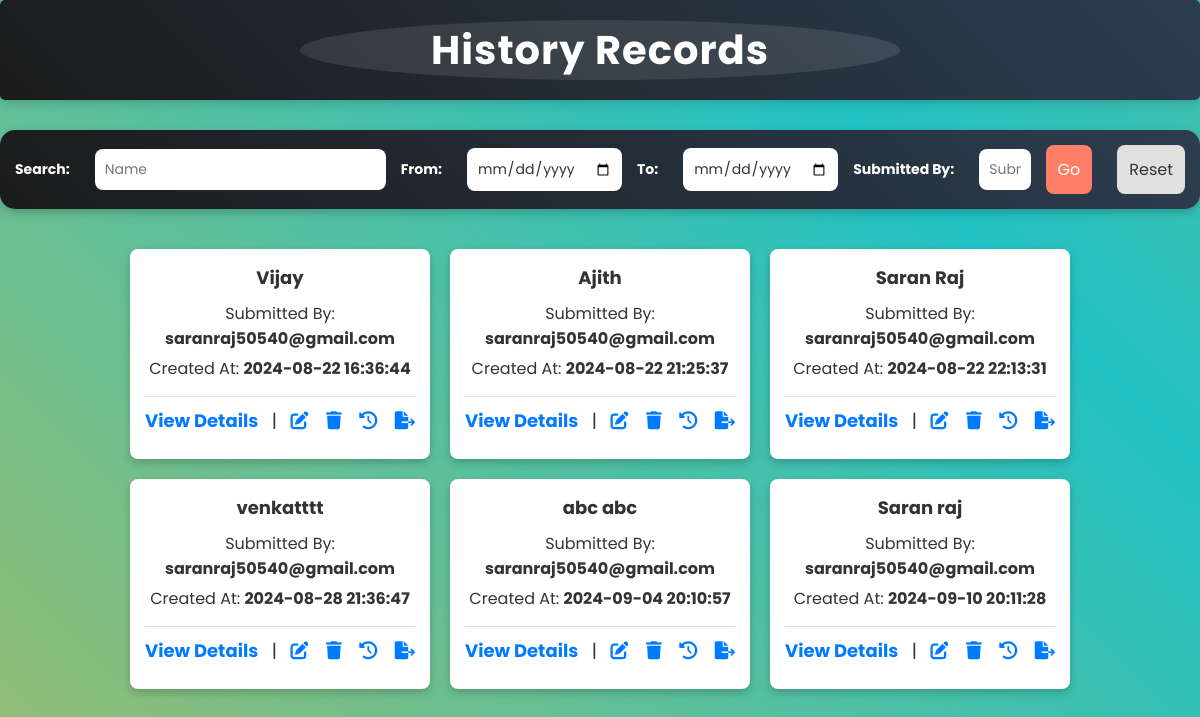
The page /history.php (signed in) on the database its author committed.
### tables this page shows
CREATE TABLE `paperworkdetails` (
  `id` int(11) NOT NULL,
  `cfirstname` varchar(100) DEFAULT NULL,
  `clastname` varchar(100) DEFAULT NULL,
  `ceipalid` varchar(100) DEFAULT NULL,
  `clinkedinurl` varchar(255) DEFAULT NULL,
  `cdob` date DEFAULT NULL,
  `cmobilenumber` varchar(15) DEFAULT NULL,
  `cemail` varchar(255) DEFAULT NULL,
  `clocation` varchar(255) DEFAULT NULL,
  `chomeaddress` varchar(255) DEFAULT NULL,
  `cssn` varchar(4) DEFAULT NULL,
  `cwork_authorization_status` varchar(50) DEFAULT NULL,
  `cv_validate_status` varchar(50) DEFAULT NULL,
  `ccertifications` varchar(255) DEFAULT NULL,
  `coverall_experience` varchar(50) DEFAULT NULL,
  `crecent_job_title` varchar(100) DEFAULT NULL,
  `ccandidate_source` varchar(50) DEFAULT NULL,
  `cresume_attached` varchar(3) DEFAULT NULL,
  `cphoto_id_attached` varchar(3) DEFAULT NULL,
  `cwa_attached` varchar(3) DEFAULT NULL,
  `cany_other_specify` varchar(255) DEFAULT NULL,
  `employer_own_corporation` varchar(3) DEFAULT NULL,
  `employer_corporation_name` varchar(100) DEFAULT NULL,
  `fed_id_number` varchar(100) DEFAULT NULL,
  `contact_person_name` varchar(100) DEFAULT NULL,
  `contact_person_designation` varchar(100) DEFAULT NULL,
  `contact_person_address` varchar(255) DEFAULT NULL,
  `contact_person_phone_number` varchar(15) DEFAULT NULL,
  `contact_person_extension_number` varchar(15) DEFAULT NULL,
  `contact_person_email_id` varchar(255) DEFAULT NULL,
  `benchsale_recruiter_name` varchar(100) DEFAULT NULL,
  `benchsale_recruiter_phone_number` varchar(15) DEFAULT NULL,
  `benchsale_recruiter_extension_number` varchar(15) DEFAULT NULL,
  `benchsale_recruiter_email_id` varchar(255) DEFAULT NULL,
  `website_link` varchar(255) DEFAULT NULL,
  `employer_linkedin_url` varchar(255) DEFAULT NULL,
  `employer_type` varchar(100) DEFAULT NULL,
  `employer_corporation_name1` varchar(100) DEFAULT NULL,
  `fed_id_number1` varchar(100) DEFAULT NULL,
  `contact_person_name1` varchar(100) DEFAULT NULL,
  `contact_person_designation1` varchar(100) DEFAULT NULL,
  `contact_person_address1` varchar(100) DEFAULT NULL,
  `contact_person_phone_number1` varchar(100) DEFAULT NULL,
  `contact_person_extension_number1` varchar(100) DEFAULT NULL,
  `contact_person_email_id1` varchar(100) DEFAULT NULL,
  `collaboration_collaborate` varchar(3) DEFAULT NULL,
  `delivery_manager` varchar(100) DEFAULT NULL,
  `delivery_account_lead` varchar(100) DEFAULT NULL,
  `team_lead` varchar(100) DEFAULT NULL,
  `associate_team_lead` varchar(100) DEFAULT NULL,
  `business_unit` varchar(100) DEFAULT NULL,
  `client_account_lead` varchar(100) DEFAULT NULL,
  `associate_director_delivery` varchar(100) DEFAULT NULL,
  `delivery_manager1` varchar(100) DEFAULT NULL,
  `delivery_account_lead1` varchar(100) DEFAULT NULL,
  `team_lead1` varchar(100) DEFAULT NULL,
  `associate_team_lead1` varchar(100) DEFAULT NULL,
  `recruiter_name` varchar(100) DEFAULT NULL,
  `recruiter_employee_id` varchar(15) DEFAULT NULL,
  `pt_support` varchar(100) DEFAULT NULL,
  `pt_ownership` varchar(100) DEFAULT NULL,
  `coe_non_coe` varchar(10) DEFAULT NULL,
  `geo` varchar(100) DEFAULT NULL,
  `entity` varchar(100) DEFAULT NULL,
  `client` varchar(100) DEFAULT NULL,
  `client_manager` varchar(100) DEFAULT NULL,
  `client_manager_email_id` varchar(255) DEFAULT NULL,
  `end_client` varchar(100) DEFAULT NULL,
  `business_track` varchar(100) DEFAULT NULL,
  `industry` varchar(100) DEFAULT NULL,
  `experience_in_expertise_role` varchar(100) DEFAULT NULL,
  `job_code` varchar(100) DEFAULT NULL,
  `job_title` varchar(100) DEFAULT NULL,
  `primary_skill` varchar(100) DEFAULT NULL,
  `secondary_skill` varchar(100) DEFAULT NULL,
  `term` varchar(3) DEFAULT NULL,
  `duration` varchar(100) DEFAULT NULL,
  `project_location` varchar(100) DEFAULT NULL,
  `start_date` date DEFAULT NULL,
  `end_date` date DEFAULT NULL,
  `payrate` varchar(100) DEFAULT NULL,
  `clientrate` varchar(100) DEFAULT NULL,
  `margin` varchar(100) DEFAULT NULL,
  `vendor_fee` varchar(100) DEFAULT NULL,
  `margin_deviation_approval` varchar(3) DEFAULT NULL,
  `margin_deviation_reason` varchar(255) DEFAULT NULL,
  `ratecard_adherence` varchar(3) DEFAULT NULL,
  `ratecard_deviation_reason` varchar(255) DEFAULT NULL,
  `ratecard_deviation_approved` varchar(3) DEFAULT NULL,
  `payment_term` varchar(100) DEFAULT NULL,
  `payment_term_approval` varchar(3) DEFAULT NULL,
  `payment_term_deviation_reason` varchar(255) DEFAULT NULL,
  `type` varchar(100) DEFAULT NULL,
  `created_at` timestamp NOT NULL DEFAULT current_timestamp(),
  `submittedby` varchar(200) NOT NULL
);

### history.php (the view, shortened to what this page needs)
<?php
include 'db.php';
$userEmail = $_SESSION['email'];
$search = isset($_GET['search']) ? $_GET['search'] : '';
$startDate = isset($_GET['start_date']) ? $_GET['start_date'] : '';
$endDate = isset($_GET['end_date']) ? $_GET['end_date'] : '';
$submittedBy = isset($_GET['submitted_by']) ? $_GET['submitted_by'] : '';
$sql = "SELECT id, cfirstname, clastname, created_at, submittedby FROM paperworkdetails WHERE 1";
if ($userEmail !== 'saranraj.s@vdartinc.com') {
    $sql .= " AND submittedby = ?";
}
$stmt = $conn->prepare($sql);
$bindTypes = $userEmail === 'saranraj.s@vdartinc.com' ? '' : 's';
$params = [];
if ($userEmail !== 'saranraj.s@vdartinc.com') {
    $params[] = $userEmail;
}
if (!empty($params)) {
    $stmt->bind_param($bindTypes, ...$params);
}
$stmt->execute();
$result = $stmt->get_result();
?>
<!DOCTYPE html>
<html lang="en">
<head>
    <link rel="stylesheet" href="historystyles.css">
    <link rel="stylesheet" href="https://cdn.jsdelivr.net/npm/sweetalert2@11/dist/sweetalert2.min.css">
    <link rel="stylesheet" href="https://cdnjs.cloudflare.com/ajax/libs/font-awesome/6.0.0-beta3/css/all.min.css">
</head>
<body>
    <h1>History Records</h1>
    <div class="form-container">
        <form id="filter-form" method="GET" action="">
            <label for="search">Search:</label>
            <input type="text" name="search" placeholder="Name" value="<?php echo htmlspecialchars($search); ?>">
            <label for="start_date">From:</label>
            <input type="date" name="start_date" value="<?php echo htmlspecialchars($startDate); ?>">
            <label for="end_date">To:</label>
            <input type="date" name="end_date" value="<?php echo htmlspecialchars($endDate); ?>">
            <label for="submitted_by">Submitted By:</label>
            <input type="text" name="submitted_by" placeholder="Submitted By" value="<?php echo htmlspecialchars($submittedBy); ?>" style="width: 50px;">
            <button type="submit">Go</button>
            <button type="reset" id="reset-button">Reset</button>
        </form>
    </div>
    <?php
    if ($result->num_rows > 0) {
        echo "<div class='record-container'>";
        while ($row = $result->fetch_assoc()) {
            $createdAt = isset($row['created_at']) ? new DateTime($row['created_at']) : null;
            $formattedDate = $createdAt ? $createdAt->format('Y-m-d H:i:s') : 'Not Available';
            $firstName = isset($row['cfirstname']) ? $row['cfirstname'] : 'Not Available';
            $lastName = isset($row['clastname']) ? $row['clastname'] : 'Not Available';
            $submittedBy = isset($row['submittedby']) ? $row['submittedby'] : 'Not Available';
            $fullName = htmlspecialchars($firstName . ' ' . $lastName);
            echo "<div class='record-card'>
                        <div class='record-header'>
                            <strong>" . htmlspecialchars($fullName) . "</strong>
                        </div>
                        <div class='record-body'>
                            <p>Submitted By: <span class='info'>" . htmlspecialchars($submittedBy) . "</span></p>
                            <p>Created At: <span class='info'>" . htmlspecialchars($formattedDate) . "</span></p>
                        </div>
                        <div class='record-footer'>
                            <a href='#' class='view-details' data-id='" . htmlspecialchars($row['id']) . "'>View Details</a>
                            <span>&nbsp;|&nbsp;</span>
                            <a href='testedit.php?id=" . htmlspecialchars($row['id']) . "' class='edit-record'>
                                <i class='fas fa-edit' title='Edit'></i>
                            </a>
                            <span></span>
                            <a href='#' class='delete-record' data-id='" . htmlspecialchars($row['id']) . "' onclick='confirmDelete(event, this)'>
                                <i class='fas fa-trash' title='Delete'></i>
                            </a>
                            <span></span>
                            <a href='#' class='view-history' data-id='" . htmlspecialchars($row['id']) . "'>
                                <i class='fas fa-history' title='View History'></i>
                            </a>
                            <span></span>
                            <a href='export.php?id=" . htmlspecialchars($row['id']) . "' class='export-record'>
                                <i class='fas fa-file-export' title='Export'></i>
                            </a>
                        </div>
            </div>";
        }
        echo "</div>";
    } else {
        echo "<p>No records found.</p>";
    }
    ?>
</body>
</html>

### historystyles.css (style rules this page uses)
* { margin: 0; padding: 0; box-sizing: border-box; font-family: 'Poppins', sans-serif; }
body { font-family: Arial, sans-serif; background: linear-gradient(45deg, #fdbb2d, #22c1c3, #fdbb2d); background-size: 300% 300%; color: #333; margin: 0; padding: 0; animation: gradientAnimation 3s ease infinite; }
h1 { background: linear-gradient(45deg, #1b1b1b, #2c3e50); color: #ffffff; padding: 20px 40px; text-align: center; border-radius: 5px; margin-bottom: 30px; box-shadow: 0 4px 10px rgba(0, 0, 0, 0.15); position: relative; font-family: 'Poppins', sans-serif; font-size: 2.5em; letter-spacing: 1px; }
h1::before { content: ''; position: absolute; top: 50%; left: 50%; width: 50%; height: 60%; background: rgba(255, 255, 255, 0.1); border-radius: 50%; transform: translate(-50%, -50%); z-index: 0; }
.form-container { padding: 20px; background: linear-gradient(45deg, #1b1b1b, #2c3e50); border-radius: 15px; box-shadow: 0 4px 10px rgba(0, 0, 0, 0.2); color: white; width: 100%; max-width: 1250px; margin: 20px auto; display: flex; flex-direction: row; align-items: center; box-sizing: border-box; }
form { display: flex; flex-direction: row; align-items: center; gap: 15px; width: 100%; flex-wrap: wrap; }
input[type="text"], input[type="date"] { padding: 10px; border: none; border-radius: 8px; font-size: 14px; color: #333; background-color: white; flex: 1; }
label { font-weight: bold; margin-right: 10px; font-size: 14px; white-space: nowrap; }
button[type="submit"] { padding: 12px; background-color: #ff7e67; color: white; border: none; border-radius: 8px; cursor: pointer; font-size: 16px; transition: background-color 0.3s, transform 0.3s; }
button[type="reset"] { padding: 12px; background-color: #e0e0e0; color: #333; border: none; border-radius: 8px; cursor: pointer; font-size: 16px; transition: background-color 0.3s, transform 0.3s; margin-left: 10px; }
.record-container { display: flex; flex-wrap: wrap; justify-content: center; gap: 20px; padding: 20px; }
.record-card { background: #fff; border-radius: 8px; box-shadow: 0 4px 8px rgba(0, 0, 0, 0.2); width: 300px; padding: 15px; text-align: center; transition: transform 0.3s, box-shadow 0.3s; }
.record-header { font-size: 18px; margin-bottom: 10px; }
.record-body p { margin: 5px 0; }
.info { font-weight: bold; }
.record-footer { margin-top: 15px; }
.view-details { text-decoration: none; color: #007BFF; font-weight: bold; transition: color 0.3s; }
.edit-record i, .delete-record i, .view-history i { color: #007bff; font-size: 18px; transition: color 0.3s, transform 0.3s; cursor: pointer; }
.record-footer { padding: 10px 0; border-top: 1px solid #ddd; display: flex; align-items: center; justify-content: space-between; }
.record-footer a { color: #007bff; font-size: 18px; text-decoration: none; }
.record-footer span { color: #333; font-size: 18px; }
@media (max-width: 1200px) { .form-container { padding: 15px; } }

### rows shown on the page
paperworkdetails: fullName "Vijay", submittedby "saranraj50540@gmail.com", created_at "2024-08-22 16:36:44"
paperworkdetails: fullName "Ajith", submittedby "saranraj50540@gmail.com", created_at "2024-08-22 21:25:37"
paperworkdetails: fullName "Saran Raj", submittedby "saranraj50540@gmail.com", created_at "2024-08-22 22:13:31"
paperworkdetails: fullName "venkatttt", submittedby "saranraj50540@gmail.com", created_at "2024-08-28 21:36:47"
paperworkdetails: fullName "abc abc", submittedby "saranraj50540@gmail.com", created_at "2024-09-04 20:10:57"
paperworkdetails: fullName "Saran raj", submittedby "saranraj50540@gmail.com", created_at "2024-09-10 20:11:28"
